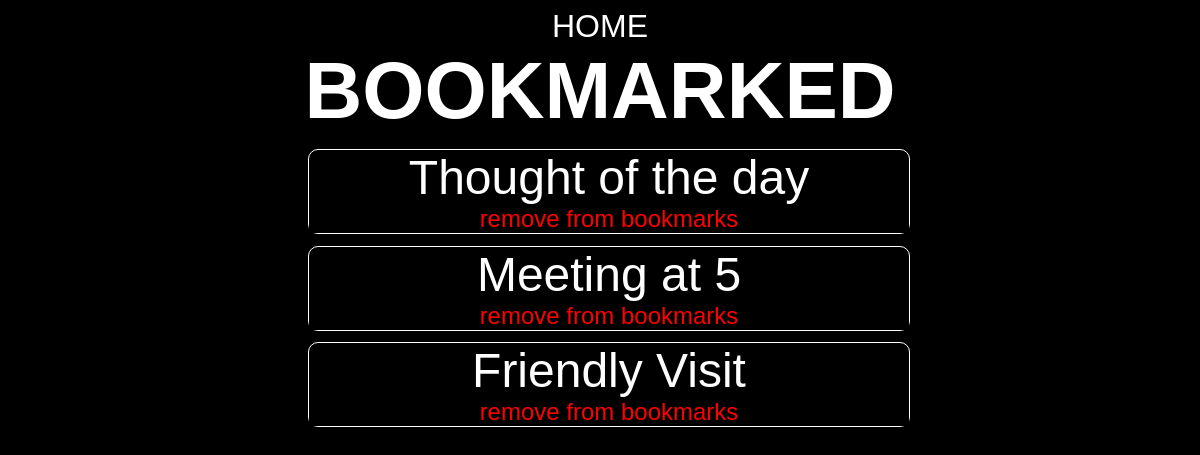
The page /viewbookmarks/ on the database its author committed.
### base/models.py (models this page shows, shortened)
class Notes(models.Model):
    title = models.CharField(max_length=20)
    description = models.TextField(blank=True, null=True)
    lastedit = models.DateTimeField(auto_now=True)
    picture = models.ImageField(upload_to="media", null=True, blank=True, default='media/body.png')
    bookmark = models.IntegerField(default=0)
    class Meta:
        ordering = ['-lastedit']

### base/views.py (the view)
# urls.py: path('viewbookmarks/', views.viewbookmarks, name="viewbookmarks")
def viewbookmarks(request):
    Note = Notes.objects.all()
    dict = {'Note': Note}
    return render(request, 'base/bookmark.html', dict)

### base/templates/base/bookmark.html (shortened to what this page needs)
{% extends 'main.html' %}
{% block content %}
<h1>BOOKMARKED</h1>
<div>
    {% for notes in Note %}
    {%if notes.bookmark == 1 %}
    <div class="notesblock">
        <a href="{% url 'notes' notes.id %}" id="title">{{notes.title}}</a>
        {%if i.bookmark != 0 %}
        <a href="{% url 'deleteBookmark' notes.id%}" class="button">remove from bookmarks</a>
        {%endif%}
    </div>
    {%endif%}
    {% endfor %}
</div>
{% endblock %}

### base/templates/base/bookmark.html (style rules this page uses)
.notesblock { width: 50vw; border: 1px solid white; margin: 1%; border-radius: 10px; margin-left: 25vw; font-size: 2em; }
h1 { font-size: 5em; margin: 0; }
#title { font-size: 1.5em; }
.button { display: block; font-size: .75em; color: red; }

### templates/main.html (style rules this page uses)
* { background-color: black; color: white; font-family: Arial, Helvetica, sans-serif; text-align: center; }
a { text-decoration: none; }

### rows shown on the page
Notes: title "Thought of the day"
Notes: title "Meeting at 5"
Notes: title "Friendly Visit"
